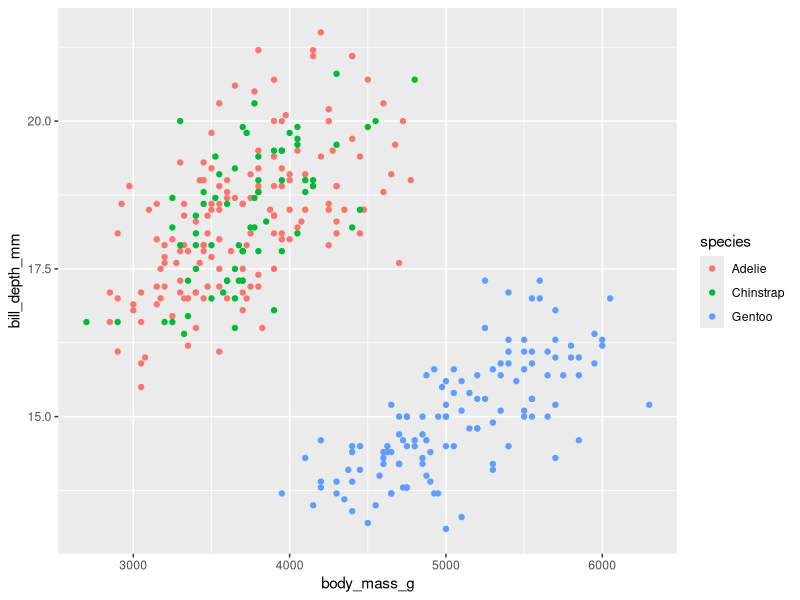
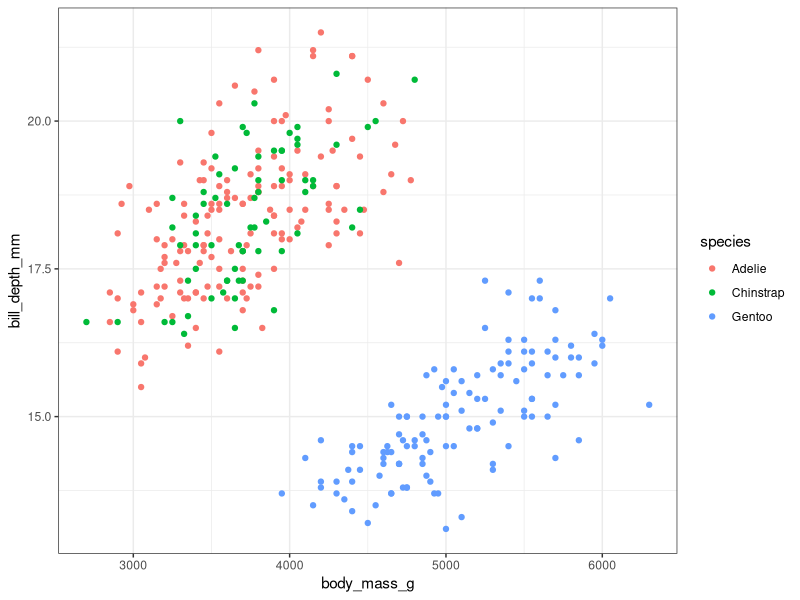
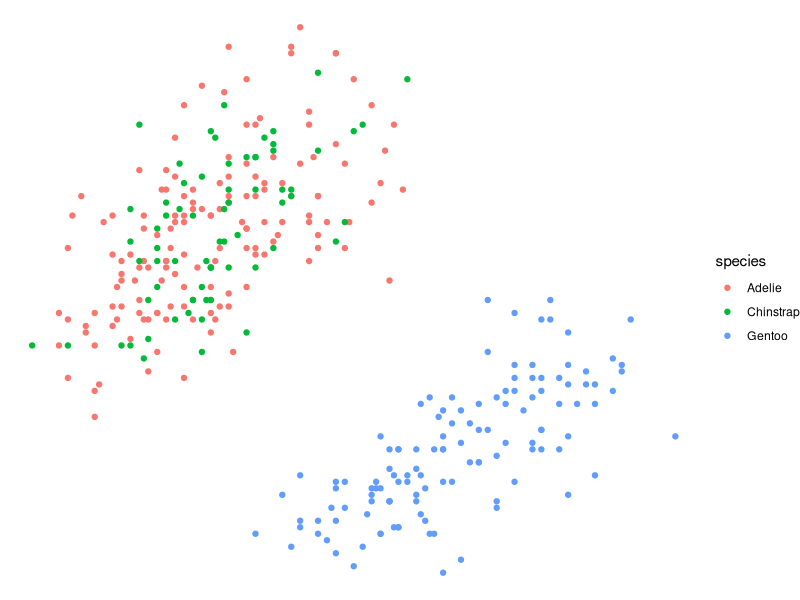

Write R code to recreate these figures, in order.
## ---- chunk 1
library(dplyr)
library(palmerpenguins) 
library(ggplot2)

data(penguins)

## ---- chunk 2

ggplot(penguins, aes(body_mass_g, 
                     bill_depth_mm,
                     color = species)) +
  geom_point() 

## ---- chunk 3

ggplot(penguins, aes(body_mass_g, 
                     bill_depth_mm,
                     color = species)) +
  geom_point() +
  theme_bw()
## ---- chunk 4

ggplot(penguins, aes(body_mass_g, 
                     bill_depth_mm,
                     color = species)) +
  geom_point() +
  theme_void()
